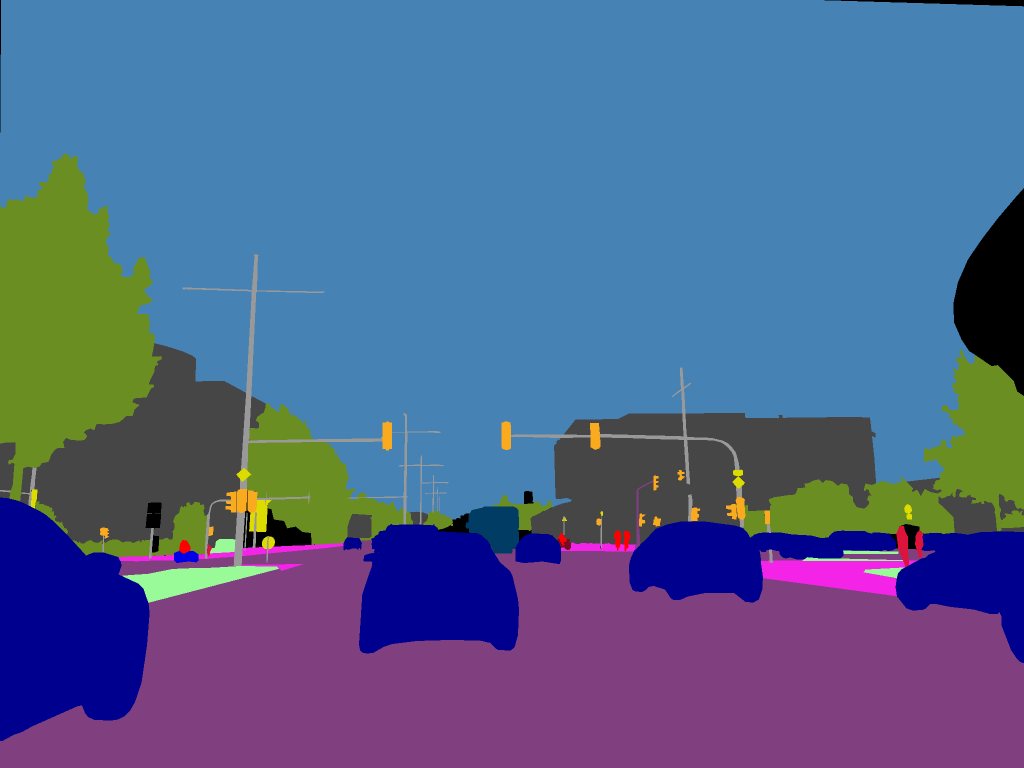
#> input picture 05_evaluation/CVATAnnotations/bild1.png, 2048 x 1536 px (shown at 1/2 size); its folder holds only this picture in this run
$ jupyter execute kennzahlen.ipynb
#> lines starting #> are read from the running program, lines starting #| are printed output that depends on the picture; after the words box and inside, x2 and y2 are one past the last pixel; in counts of white or black regions, pixels touching at a corner belong together
### labels.py
#!/usr/bin/python
#
# Cityscapes labels
#

from __future__ import print_function, absolute_import, division
from collections import namedtuple


#--------------------------------------------------------------------------------
# Definitions
#--------------------------------------------------------------------------------

# a label and all meta information
Label = namedtuple( 'Label' , [

    'name'        , # The identifier of this label, e.g. 'car', 'person', ... .
                    # We use them to uniquely name a class

    'id'          , # An integer ID that is associated with this label.
                    # The IDs are used to represent the label in ground truth images
                    # An ID of -1 means that this label does not have an ID and thus
                    # is ignored when creating ground truth images (e.g. license plate).
                    # Do not modify these IDs, since exactly these IDs are expected by the
                    # evaluation server.

    'trainId'     , # Feel free to modify these IDs as suitable for your method. Then create
                    # ground truth images with train IDs, using the tools provided in the
                    # 'preparation' folder. However, make sure to validate or submit results
                    # to our evaluation server using the regular IDs above!
                    # For trainIds, multiple labels might have the same ID. Then, these labels
                    # are mapped to the same class in the ground truth images. For the inverse
                    # mapping, we use the label that is defined first in the list below.
                    # For example, mapping all void-type classes to the same ID in training,
                    # might make sense for some approaches.
                    # Max value is 255!

    'category'    , # The name of the category that this label belongs to

    'categoryId'  , # The ID of this category. Used to create ground truth images
                    # on category level.

    'hasInstances', # Whether this label distinguishes between single instances or not

    'ignoreInEval', # Whether pixels having this class as ground truth label are ignored
                    # during evaluations or not

    'color'       , # The color of this label
    ] )


#--------------------------------------------------------------------------------
# A list of all labels
#--------------------------------------------------------------------------------

# Please adapt the train IDs as appropriate for your approach.
# Note that you might want to ignore labels with ID 255 during training.
# Further note that the current train IDs are only a suggestion. You can use whatever you like.
# Make sure to provide your results using the original IDs and not the training IDs.
# Note that many IDs are ignored in evaluation and thus you never need to predict these!

labels = [
    #       name                     id    trainId   category            catId     hasInstances   ignoreInEval   color
    Label(  'unlabeled'            ,  0 ,      255 , 'void'            , 0       , False        , True         , (  0,  0,  0) ),
    Label(  'ego vehicle'          ,  1 ,      255 , 'void'            , 0       , False        , True         , (  0,  0,  0) ),
    Label(  'rectification border' ,  2 ,      255 , 'void'            , 0       , False        , True         , (  0,  0,  0) ),
    Label(  'out of roi'           ,  3 ,      255 , 'void'            , 0       , False        , True         , (  0,  0,  0) ),
    Label(  'static'               ,  4 ,      255 , 'void'            , 0       , False        , True         , (  0,  0,  0) ),
    Label(  'dynamic'              ,  5 ,      255 , 'void'            , 0       , False        , True         , (111, 74,  0) ),
    Label(  'ground'               ,  6 ,      255 , 'void'            , 0       , False        , True         , ( 81,  0, 81) ),
    Label(  'road'                 ,  7 ,        0 , 'flat'            , 1       , False        , False        , (128, 64,128) ),
    Label(  'sidewalk'             ,  8 ,        1 , 'flat'            , 1       , False        , False        , (244, 35,232) ),
    Label(  'parking'              ,  9 ,      255 , 'flat'            , 1       , False        , True         , (250,170,160) ),
    Label(  'rail track'           , 10 ,        2 , 'flat'            , 1       , False        , True         , (230,150,140) ),
    Label(  'building'             , 11 ,        3 , 'construction'    , 2       , False        , False        , ( 70, 70, 70) ),
    Label(  'wall'                 , 12 ,      255 , 'construction'    , 2       , False        , False        , (102,102,156) ),
    Label(  'fence'                , 13 ,      255 , 'construction'    , 2       , False        , False        , (190,153,153) ),
    Label(  'guard rail'           , 14 ,        4 , 'construction'    , 2       , False        , True         , (180,165,180) ),
    Label(  'bridge'               , 15 ,      255 , 'construction'    , 2       , False        , True         , (150,100,100) ),
    Label(  'tunnel'               , 16 ,      255 , 'construction'    , 2       , False        , True         , (150,120, 90) ),
    Label(  'pole'                 , 17 ,        5 , 'object'          , 3       , False        , False        , (153,153,153) ),
    Label(  'polegroup'            , 18 ,      255 , 'object'          , 3       , False        , True         , (153,153,153) ),
    Label(  'traffic light'        , 19 ,        6 , 'object'          , 3       , False        , False        , (250,170, 30) ),
    Label(  'traffic sign'         , 20 ,        7 , 'object'          , 3       , False        , False        , (220,220,  0) ),
    Label(  'vegetation'           , 21 ,      255 , 'nature'          , 4       , False        , False        , (107,142, 35) ),
    Label(  'terrain'              , 22 ,        8 , 'nature'          , 4       , False        , False        , (152,251,152) ),
    Label(  'sky'                  , 23 ,        9 , 'sky'             , 5       , False        , False        , ( 70,130,180) ),
    Label(  'person'               , 24 ,       10 , 'human'           , 6       , True         , False        , (220, 20, 60) ),
    Label(  'rider'                , 25 ,       11 , 'human'           , 6       , True         , False        , (255,  0,  0) ),
    Label(  'car'                  , 26 ,       12 , 'vehicle'         , 7       , True         , False        , (  0,  0,142) ),
    Label(  'truck'                , 27 ,       13 , 'vehicle'         , 7       , True         , False        , (  0,  0, 70) ),
    Label(  'bus'                  , 28 ,       14 , 'vehicle'         , 7       , True         , False        , (  0, 60,100) ),
    Label(  'caravan'              , 29 ,      255 , 'vehicle'         , 7       , True         , True         , (  0,  0, 90) ),
    Label(  'trailer'              , 30 ,      255 , 'vehicle'         , 7       , True         , True         , (  0,  0,110) ),
    Label(  'train'                , 31 ,       15 , 'vehicle'         , 7       , True         , False        , (  0, 80,100) ),
    Label(  'motorcycle'           , 32 ,       16 , 'vehicle'         , 7       , True         , False        , (  0,  0,230) ),
    Label(  'bicycle'              , 33 ,       17 , 'vehicle'         , 7       , True         , False        , (119, 11, 32) ),
    Label(  'license plate'        , -1 ,       -1 , 'vehicle'         , 7       , False        , True         , (  0,  0,142) ),
]


#--------------------------------------------------------------------------------
# Create dictionaries for a fast lookup
#--------------------------------------------------------------------------------

# Please refer to the main method below for example usages!

# name to label object
name2label      = { label.name    : label for label in labels           }
# id to label object
id2label        = { label.id      : label for label in labels           }
# trainId to label object
trainId2label   = { label.trainId : label for label in reversed(labels) }
# category to list of label objects
category2labels = {}
for label in labels:
    category = label.category
    if category in category2labels:
        category2labels[category].append(label)
    else:
        category2labels[category] = [label]

#--------------------------------------------------------------------------------
# Assure single instance name
#--------------------------------------------------------------------------------

# returns the label name that describes a single instance (if possible)
# e.g.     input     |   output
#        ----------------------
#          car       |   car
#          cargroup  |   car
#          foo       |   None
#          foogroup  |   None
#          skygroup  |   None
# [17 lines left out: function assureSingleInstanceName, not called in this run]

#--------------------------------------------------------------------------------
# Main for testing
#--------------------------------------------------------------------------------

# just a dummy main
# [25 lines that do not run on import are left out]

### 05_evaluation/kennzahlen.ipynb
# Kennzahlen aus CVAT-annotierten Bildern

Dieses Notebook berechnet Kennzahlen aus den CVAT-Masken:
- Pixelanteile pro Klasse
- Klassen-Entropie (Szenen-Komplexitaet)
- Instanzzaehlung mit Connected Components (CC)
- Alternative Instanzzaehlung mit Watershed
- Alternative Instanzzaehlung mit Distanz-Peaks

Am Ende gibt es eine kompakte Vergleichstabelle der Instanzmethoden.

## Imports und Pfade
Wir lesen die CVAT-Labelmap (RGB -> Klassenname) und nutzen zusaetzlich `labels.py`, um `trainId`/`id` pro Klasse zu kennen. Die Pfade zeigen auf `05_evaluation/CVATAnnotations` (oder `05_evaluation/CVAT Annotations`, je nach Ordnername).

[cell 1]
from pathlib import Path
import sys
import math

import numpy as np
import pandas as pd
from PIL import Image
import cv2
import matplotlib.pyplot as plt

# Repo-Root finden: vom aktuellen cwd nach oben, suche nach Ordnernamen mit/ohne Leerzeichen
CWD = Path.cwd().resolve()
CANDIDATE_NAMES = [
    ("05_evaluation", "CVATAnnotations"),
    ("05_evaluation", "CVAT Annotations"),
]
REPO_ROOT = None
ANNOTATION_DIR = None
for cand in [CWD, *CWD.parents]:
    for p1, p2 in CANDIDATE_NAMES:
        candidate_dir = cand / p1 / p2
        if candidate_dir.exists():
            REPO_ROOT = cand
            ANNOTATION_DIR = candidate_dir
            break
    if REPO_ROOT is not None:
        break

if REPO_ROOT is None or ANNOTATION_DIR is None:
    raise AssertionError(
        f"Kann Repo-Root nicht finden. Bitte Notebook im Repo oder Unterordner starten. CWD={CWD}"
    )

LABELMAP_PATH = ANNOTATION_DIR / "labelmap.txt"

assert ANNOTATION_DIR.exists(), f"Ordner fehlt: {ANNOTATION_DIR}"
assert LABELMAP_PATH.exists(), f"labelmap.txt fehlt: {LABELMAP_PATH}"

# labels.py fuer trainId/id Mapping laden
if str(REPO_ROOT) not in sys.path:
    sys.path.append(str(REPO_ROOT))
try:
    from labels import name2label
except ImportError as exc:
    raise ImportError("labels.py konnte nicht geladen werden. Bitte Notebook aus dem Repo-Root starten.") from exc

## Einstellungen
Hier kann ich steuern, welche Ausgaben/Plots erscheinen und welche Parameter die Instanzmethoden nutzen.

[cell 2]
# Ausgabe-Schalter
SHOW_LABELMAP = True
SHOW_SUMMARY_TABLES = True
SHOW_BASIC_PLOTS = True
SHOW_PER_IMAGE_PLOTS = True
SHOW_STACKED_INSTANCES = True
SHOW_WS_PLOTS = True
SHOW_FINAL_SUMMARY = True
SHOW_FINAL_VISUALS = True
SHOW_FINAL_ALL_CLASSES = True
SHOW_PER_IMAGE_METHODS = True
PER_IMAGE_MAX = None  # z.B. 5, um nur die ersten N Bilder zu plotten

# Klassen-Filter fuer Entropie
IGNORE_TRAIN_IDS = {255, -1}
IGNORE_NAMES = {"background"}

# Klassen, die fuer WS/Peaks gezaehlt werden; None = alle Klassen
INSTANCE_CLASSES = None

# Watershed-Parameter
WS_DIST_REL = 0.20
WS_MIN_AREA = 6
WS_ERODE_ITERS = 1
WS_USE_PEAKS = True
WS_PEAK_EPS = 1e-6
WS_SEED_OPEN_KERNEL = 1  # 1 = kein Open; 3/5 macht Seeds kleiner

# Peak-Detection-Parameter
PEAK_DIST_REL = 0.20
PEAK_MIN_DISTANCE = 6
PEAK_ERODE_ITERS = 1

# Finale Visualisierung
FINAL_TOP_CLASSES = None  # z.B. 10, um nur die Top-K Klassen zu zeigen

## Labelmap einlesen
Wir lesen `labelmap.txt` (RGB-Farbe -> Klassenname) und ergaenzen `trainId`/`id` aus `labels.py`.

[cell 3]
def load_labelmap(labelmap_path: Path):
    classes = []
    color_to_class = {}

    for line in labelmap_path.read_text(encoding="utf-8").splitlines():
#> (reads 05_evaluation/CVATAnnotations/labelmap.txt from the repository)
        line = line.strip()
        if not line or line.startswith("#"):
            continue
        try:
            name, rest = line.split(":", 1)
            color_str = rest.split(":", 1)[0]
        except ValueError:
            continue

        rgb = tuple(int(c) for c in color_str.split(","))
        train_id = name2label[name].trainId if name in name2label else None
        rec = {
            "class_id": len(classes),
            "name": name,
            "color": rgb,
            "trainId": train_id,
            "id": name2label[name].id if name in name2label else None,
        }
        classes.append(rec)
        color_to_class[rgb] = rec

    return classes, color_to_class

classes, color_to_class = load_labelmap(LABELMAP_PATH)
class_names = [c["name"] for c in classes]

if SHOW_LABELMAP:
    display(pd.DataFrame(classes)[["class_id", "name", "color", "trainId", "id"]])

## Grundlegende Kennzahlen (Pixel, Entropie, CC)
Pixelanteile und Entropie werden direkt aus den Masken berechnet. Instanzen basieren auf Connected Components (CC).

[cell 4]
def compute_metrics(
    mask_path: Path,
    classes,
    color_to_class,
    ignore_train_ids=None,
    ignore_names=None,
):
    if ignore_train_ids is None:
        ignore_train_ids = set()
    if ignore_names is None:
        ignore_names = set()

    mask = np.array(Image.open(mask_path))
#> mask is the input picture: shape (1536, 2048, 3); mean R, G, B 80.9, 100, 141.4
    if mask.ndim != 3 or mask.shape[2] != 3:
        raise ValueError(f"Maske {mask_path} hat unerwartete Form: {mask.shape}")

    h, w, _ = mask.shape
    total_pixels = h * w
    name_to_rec = {c["name"]: c for c in classes}

    # Pixel pro Klasse (RGB -> Name)
    class_counts = {c["name"]: 0 for c in classes}
    flat = mask.reshape(-1, 3)
    colors, counts = np.unique(flat, axis=0, return_counts=True)
#> colors = 16 rows, first 8: [0, 0, 0], [0, 0, 142], [0, 0, 230], [0, 60, 100], [70, 70, 70], [70, 130, 180], [107, 142, 35], [119, 11, 32]; counts = [49421, 260878, 960, 7520, 239263, 1596136, 271983, 320, 649643, 13853, 19924, 2092, 3974, 19721, 8580, 1460]
    for color, count in zip(colors, counts):
        rec = color_to_class.get(tuple(color.tolist()))
        if rec is None:
            continue
        class_counts[rec["name"]] += int(count)
#> this loop made 16 passes
#> (color, count) on passes 1 to 8: ([0, 0, 0], 49421), ([0, 0, 142], 260878), ([0, 0, 230], 960), ([0, 60, 100], 7520), ([70, 70, 70], 239263), ([70, 130, 180], 1596136), ([107, 142, 35], 271983), ([119, 11, 32], 320)
#> after the loop, class_counts = 21 items

    # Instanzanzahl pro Klasse via Connected Components
    class_instances = {c["name"]: 0 for c in classes}
    for rec in classes:
        color = np.array(rec["color"], dtype=np.uint8)
        binary = np.all(mask == color, axis=2).astype(np.uint8)
        num_components, _ = cv2.connectedComponents(binary)
        class_instances[rec["name"]] = max(num_components - 1, 0)
#> this loop made 21 passes
#> num_components on passes 1 to 8: 107, 2, 24, 2, 7, 1, 2, 1
#> pass 1, in compute_metrics, `binary = np.all(mask == color, axis=2).astype(np.uint8)`:
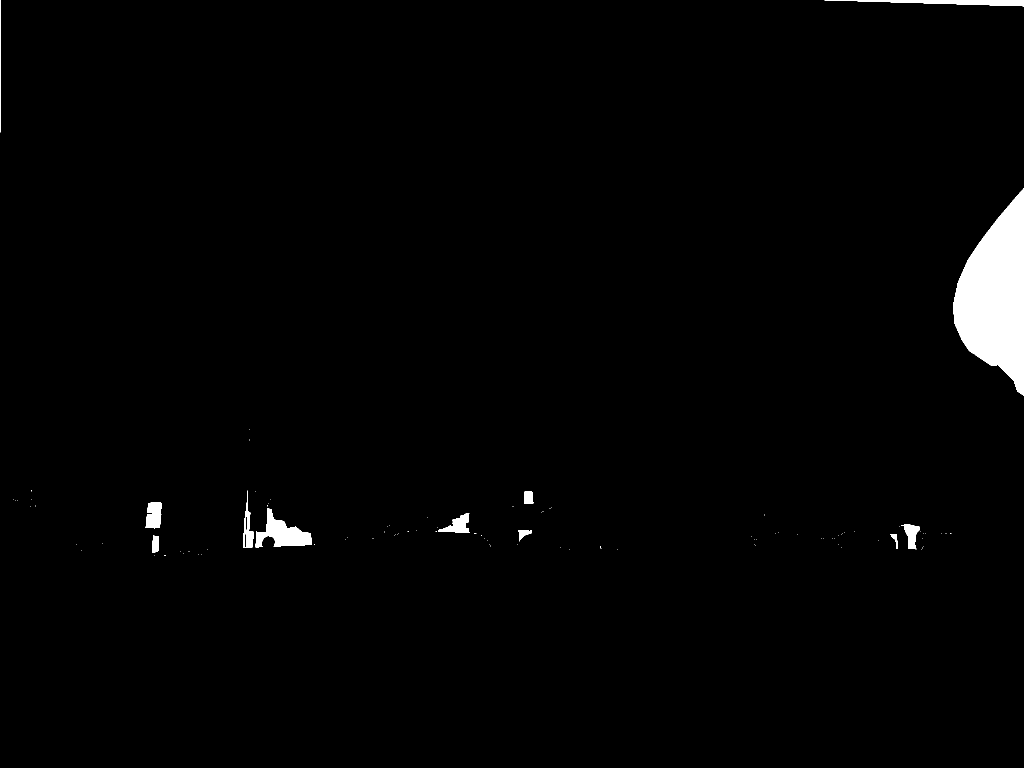
#> binary: shape (1536, 2048) (shown at 1/2 size); values 0 (black) and 1 (white), 1.6% white; 106 white regions (94 under 20 px), largest, box (x1, y1, x2, y2) and area: (1907, 376, 2048, 792) 36442, (511, 1016, 623, 1095) 4041, (1649, 0, 2048, 13) 2613
#> pass 2, in compute_metrics, `binary = np.all(mask == color, axis=2).astype(np.uint8)`:
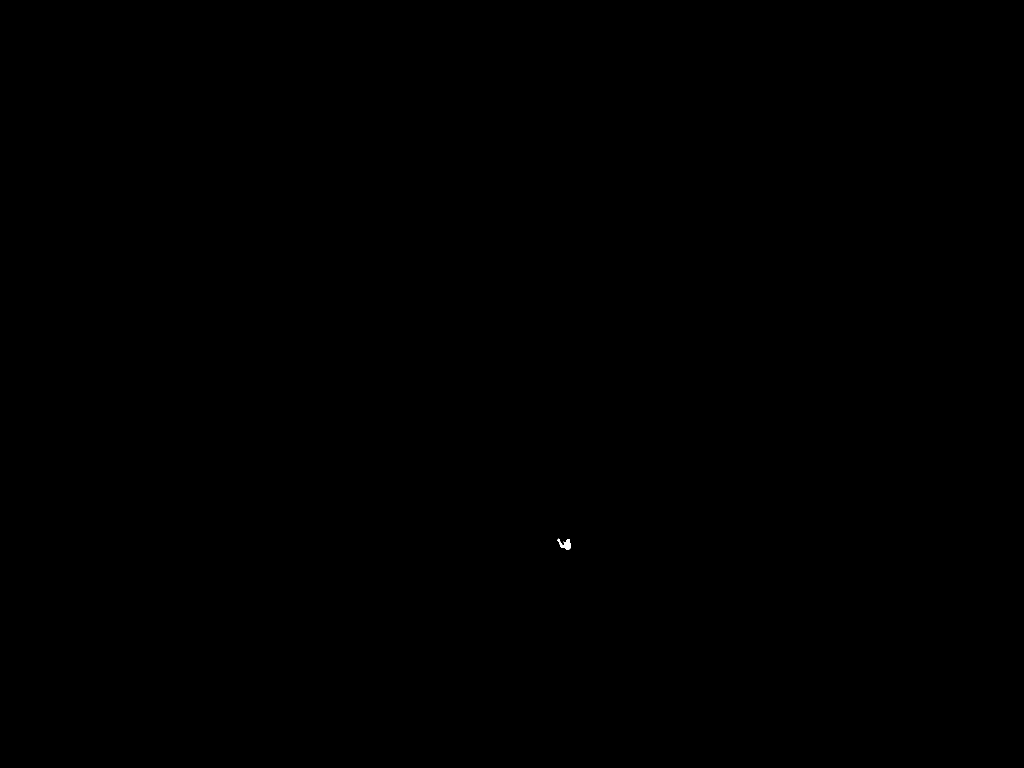
#> binary: shape (1536, 2048) (shown at 1/2 size); values 0 (black) and 1 (white), 0.01% white; 1 white region, box (x1, y1, x2, y2) and area: (1114, 1077, 1142, 1100) 320
#> pass 3, in compute_metrics, `binary = np.all(mask == color, axis=2).astype(np.uint8)`:
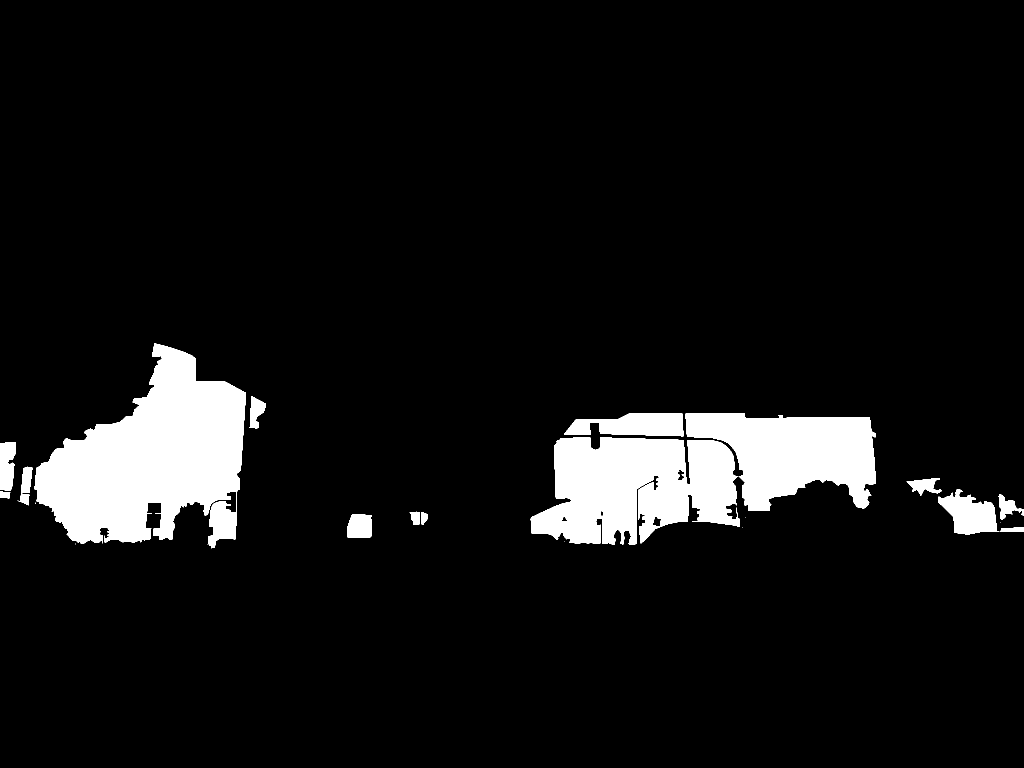
#> binary: shape (1536, 2048) (shown at 1/2 size); values 0 (black) and 1 (white), 7.6% white; 23 white regions (7 under 20 px), largest, box (x1, y1, x2, y2) and area: (69, 686, 492, 1097) 101738, (1061, 875, 1480, 1089) 65094, (1371, 826, 1752, 1022) 47053
#> after the loop:
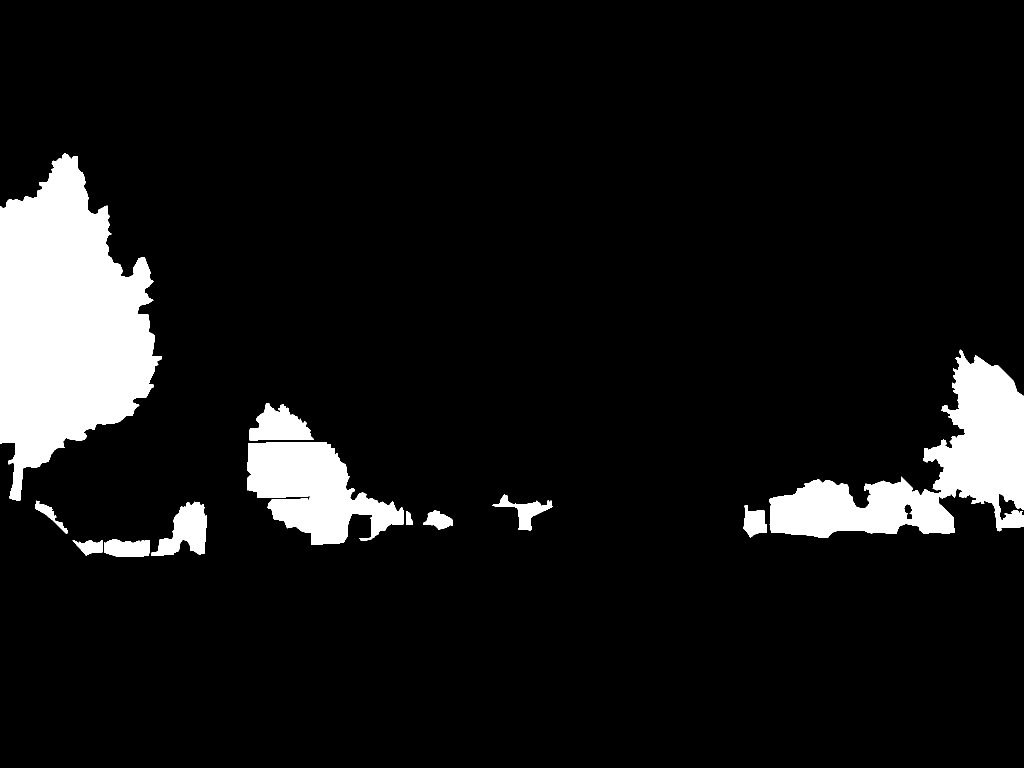
#> binary: shape (1536, 2048) (shown at 1/2 size); values 0 (black) and 1 (white), 8.6% white; 13 white regions, largest, box (x1, y1, x2, y2) and area: (0, 307, 324, 1002) 138527, (1538, 699, 2048, 1076) 73041, (494, 884, 807, 1090) 36706
#> after the loop, class_instances = 21 items

    # Pixelanteile
    class_shares = {
        name: (count / total_pixels if total_pixels else 0.0)
        for name, count in class_counts.items()
    }
#> class_shares = 21 items
#> (the rest of the program and of its run is left out)
